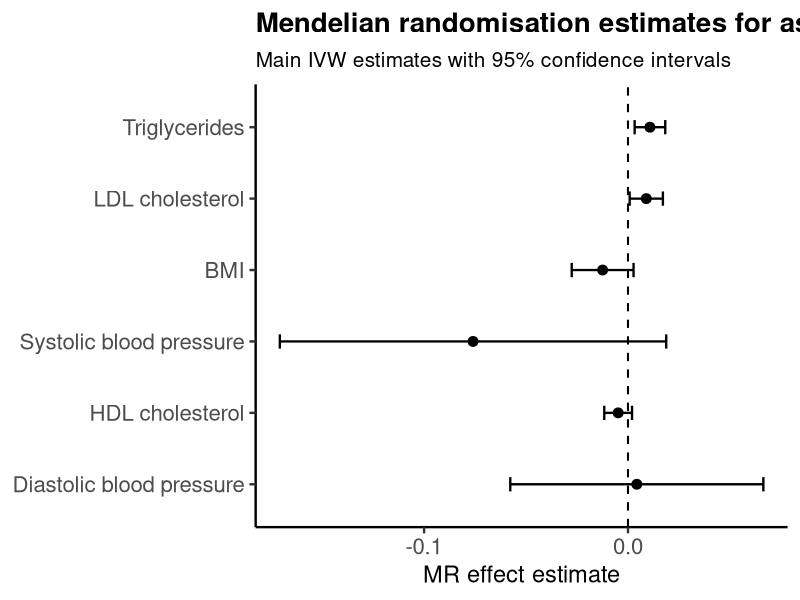
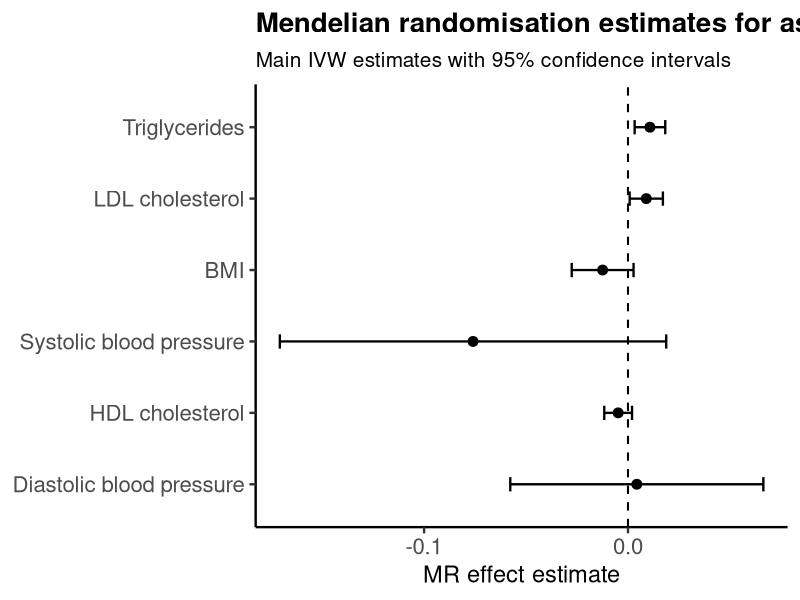

Write the R code that produced these figures, in order.
#!/usr/bin/env Rscript

library(data.table)
library(ggplot2)
library(dplyr)

# Read the reproducible IVW summary created by script 26.
mr_plot <- fread("results/mr/summary/asthma_multi_outcome_ivw_summary.tsv") %>%
  as.data.frame() %>%
  mutate(
    outcome = outcome_name,
    beta = beta_estimate,
    se = standard_error,
    pval = p_value,
    lower = beta_lci95,
    upper = beta_uci95,
    outcome = factor(outcome, levels = rev(outcome))
  )

# Create a publication-style forest plot of the main IVW estimates.
forest_plot <- ggplot(mr_plot, aes(x = beta, y = outcome)) +
  geom_vline(xintercept = 0, linetype = "dashed", linewidth = 0.7) +
  geom_errorbar(
    aes(xmin = lower, xmax = upper),
    orientation = "y",
    width = 0.2,
    linewidth = 0.8
  ) +
  geom_point(size = 3) +
  labs(
    x = "MR effect estimate",
    y = NULL,
    title = "Mendelian randomisation estimates for asthma and cardiometabolic traits",
    subtitle = "Main IVW estimates with 95% confidence intervals"
  ) +
  theme_classic(base_size = 18) +
  theme(
    plot.title = element_text(face = "bold", size = 20),
    plot.subtitle = element_text(size = 15),
    axis.text = element_text(size = 16),
    axis.title.x = element_text(size = 17)
  )

ggsave(
  "results/mr/summary/asthma_multi_outcome_ivw_forest_plot_classic.png",
  plot = forest_plot,
  width = 10,
  height = 6,
  dpi = 300
)

ggsave(
  "results/mr/summary/asthma_multi_outcome_ivw_forest_plot_classic.pdf",
  plot = forest_plot,
  width = 10,
  height = 6
)

message("Written classic MR forest plot PNG and PDF.")
